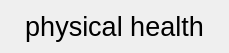
<?xml version="1.0" encoding="UTF-8"?>
<ui version="4.0">
 <class>Frame</class>
 <widget class="QFrame" name="Frame">
  <property name="geometry">
   <rect>
    <x>0</x>
    <y>0</y>
    <width>229</width>
    <height>53</height>
   </rect>
  </property>
  <property name="windowTitle">
   <string>Frame</string>
  </property>
  <layout class="QVBoxLayout" name="verticalLayout">
   <item>
    <widget class="QLabel" name="label">
     <property name="font">
      <font>
       <pointsize>20</pointsize>
      </font>
     </property>
     <property name="text">
      <string>physical health</string>
     </property>
     <property name="alignment">
      <set>Qt::AlignCenter</set>
     </property>
    </widget>
   </item>
  </layout>
 </widget>
 <resources/>
 <connections/>
</ui>
